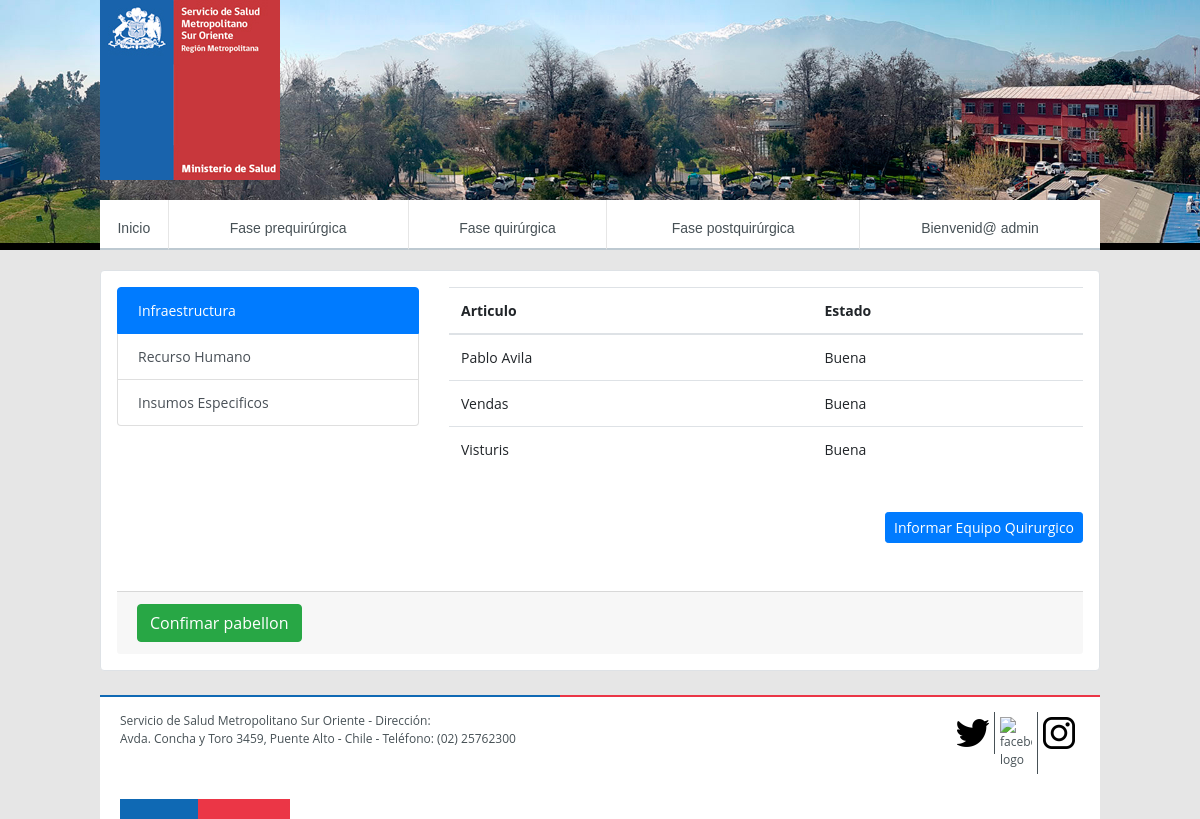
Screenshot of /preparacionpabellon/chequeorecursos/7/ (signed in) with the database file from the repository.
### app/models.py (models this page shows)
class Infraestructura(models.Model):
    id_infraestructura = models.BigAutoField(primary_key=True,verbose_name="Id Infraestructura")
    nombre= models.CharField(max_length=50,verbose_name="Nombre Infraestructura")
    estado=models.CharField(max_length=50,verbose_name="Estado")
    def serializer(self):
        return {
            "id_infraestructura":self.id_infraestructura,
            "nombre":self.nombre,
            "estado":self.estado
        }

### app/views.py (the view)
# urls.py: path('preparacionpabellon/chequeorecursos/<id>/',views.chequeoRecursos,name="chequeoRecursos"),
@login_required
def chequeoRecursos(request , id):
    pabellon = Pabellon.objects.all();
    pabellon= list(map(lambda pabellon: pabellon.serializer(), pabellon))
    infraestructura= Pabellon.objects.get(id_pabellon=id).id_infraestructura.all()
    infraestructura=list(map(lambda infraestructura: infraestructura.serializer(), infraestructura))
    insumo =Pabellon.objects.get(id_pabellon=id).id_insumoEspecifico.all()
    insumo =list(map(lambda insumo: insumo.serializer(), insumo))
    rrhh=Pabellon.objects.get(id_pabellon=id).id_recursohumano
    disponibilidad =Pabellon.objects.get(id_pabellon=id).disponible
    id_pabellon = Pabellon.objects.get(id_pabellon=id).id_pabellon
    malInsumo = Pabellon.objects.get(id_pabellon=id).id_insumoEspecifico.filter(estado='Malas')
    malInsumo =list(map(lambda insumo: insumo.serializer(), malInsumo))
    malInfraestructura= Pabellon.objects.get(id_pabellon=id).id_infraestructura.filter(estado='Malas')
    malInfraestructura= list(map(lambda infraestructura: infraestructura.serializer(), malInfraestructura))
    malRecursoHumano = Pabellon.objects.get(id_pabellon=id).id_recursohumano.estado
    if(len(malInfraestructura) != 0 or len(malInsumo) !=0  or malRecursoHumano=="No asignado"):
        return render(request,'core/chequeo_recursos.html',{"malInfraestructura":malInfraestructura,"malInsumo":malInsumo,"malRecursoHumano":[],"insumo":insumo,"pabellon":pabellon,"infraestructura":infraestructura,"rrhh":rrhh,"disponibilidad":disponibilidad,"id_pabellon":id_pabellon})
    else:
        return render(request,'core/chequeo_recursos.html',{"insumo":insumo,"pabellon":pabellon,"infraestructura":infraestructura,"rrhh":rrhh,"disponibilidad":disponibilidad,"id_pabellon":id_pabellon})

### app/models.py (called while the page is built)
    def __str__(self):
        return self.estado

    def serializer(self):
        return {
            "id_insumoEspecifico":self.id_insumoEspecifico,
            "nombre":self.nombre,
            "estado":self.estado
        }

    def serializer(self):
        return{
            "id_pabellon":self.id_pabellon,
            "nombrePabellon":self.nombrePabellon,
            "disponible":self.disponible,
            "id_doctor":self.id_doctor,
            "id_cirugia":self.id_cirugia,
            "id_insumoEspecifico":self.id_insumoEspecifico,
            "id_recursohumano":self.id_recursohumano,
            "id_infraestructura":self.id_infraestructura
       }

### app/templates/core/chequeo_recursos.html (shortened to what this page needs)
<!DOCTYPE html>
<html lang="es">
  {% load static %}
  <head>
    {% include 'common/head.html' %}
  </head>
  <body>
    {% include 'common/header.html' %}
    <div class="wrap mb-4">
      <div class="card mb-3 m-auto border p-3 col-md" style="max-width: 1000px">
        <div class="row">
          <div class="col-4">
            <div class="list-group" id="list-tab" role="tablist">
              <a
                class="list-group-item list-group-item-action active"
                id="list-home-list"
                data-toggle="list"
                data-target="#list-home"
                role="tab"
                aria-controls="home"
              >
                Infraestructura
              </a>
              <a
                class="list-group-item list-group-item-action"
                id="list-profile-list"
                data-toggle="list"
                data-target="#list-profile"
                role="tab"
                aria-controls="profile"
              >
                Recurso Humano
              </a>
              <a
                class="list-group-item list-group-item-action"
                id="list-messages-list"
                data-toggle="list"
                data-target="#list-messages"
                role="tab"
                aria-controls="messages"
              >
                Insumos Especificos
              </a>
            </div>
          </div>
          <div class="col-8">
            <div class="tab-content" id="nav-tabContent">
              <div
                class="tab-pane fade show active"
                id="list-home"
                role="tabpanel"
                aria-labelledby="list-home-list"
              >
                <div class="table-responsive">
                  <table class="table">
                    <thead>
                      <tr>
                        <th scope="col">Articulo</th>
                        <th scope="col">Estado</th>
                      </tr>
                    </thead>
                    <tbody>
                      {% for item in infraestructura%}
                      <tr>
                        <td>{{item.nombre}}</td>
                        <td>{{item.estado}}</td>
                      </tr>
                      {% endfor %}
                    </tbody>
                  </table>
                </div>
                <button
                  type="button"
                  class="btn btn-primary btn-sm mt-4"
                  data-toggle="modal"
                  data-target="#exampleModal"
                  style="float: right"
                >
                  Informar Equipo Quirurgico
                </button>
              </div>
            </div>
          </div>
        </div>
        <div class="card-footer mt-5">
          {% if malInsumo == null or malInfraestructura == null or malRecursoHumano == null %}
          <button class="btn btn-success" onclick="disponibilizar()">
            Confimar pabellon
          </button>
          {% endif%}
        </div>
      </div>
    </div>
    {% include 'common/footer.html' %} {% include 'common/scripts.html' %}
  </body>
</html>

### app/templates/common/header.html (shortened to what this page needs)
{% load static %}
<header style="background-image:url({% static 'img/header.jpg' %})">
    <div class="wrap">
        <h1 id="logo-main">
            <a href="#">
                <img src="{% static 'img/logo.jpg' %}">
            </a>
        </h1>
        <nav id="menu-principal">
        <ul id="menu-main-menu" class="menu-main">
            <li class="menu-item menu-item-type-custom menu-item-object-custom menu-item-has-children menu-item-13">
                <a href="/">Inicio</a>
            </li>
            <li class="menu-item menu-item-type-custom menu-item-object-custom menu-item-has-children menu-item-15">
                <a href="#">Fase prequirúrgica</a>
            </li>
            <li class="menu-item menu-item-type-custom menu-item-object-custom menu-item-has-children menu-item-3709">
                <a href="#">Fase quirúrgica</a>
            </li>
            <li class="menu-item menu-item-type-custom menu-item-object-custom menu-item-has-children menu-item-3710">
                <a href="#">Fase postquirúrgica</a>
            </li>
            <li class="menu-item menu-item-type-custom menu-item-object-custom menu-item-has-children menu-item-7568">
                {%if user.is_authenticated %}
                    <a href="#">Bienvenid@ {{user.username}}</a>
                {% endif %}
            </li>
        </ul>
    </nav>
    </div>
</header>

### app/static/css/main.css (style rules this page uses)
html { font-family: sans-serif; -ms-text-size-adjust: 100%; -webkit-text-size-adjust: 100%; }
body { margin: 0; }
article, aside, details, figcaption, figure, footer, header, hgroup, main, nav, section, summary { display: block; }
a { background: transparent; }
h1 { font-size: 2em; margin: 0.67em 0; }
img { border: 0; }
button, input, optgroup, select, textarea { color: inherit; font: inherit; margin: 0; }
button { overflow: visible; }
button, select { text-transform: none; }
button, html input[type="button"], input[type="reset"], input[type="submit"] { cursor: pointer; }
table { border-collapse: collapse; border-spacing: 0; }
td, th { padding: 0; }
html { font-size: 100%; }
body { font-family: "Open Sans", sans-serif; background: #e6e6e6; margin: 0 auto; color: #475156; font-size: 14px; -webkit-font-smoothing: antialiased; -moz-osx-font-smoothing: grayscale; }
a { text-decoration: none; color: inherit; -webkit-transition: 0.1s; -moz-transition: 0.1s; -ms-transition: 0.1s; -o-transition: 0.1s; transition: 0.1s; }
menu, ol, ul, li { padding: 0; margin: 0; list-style: none; }
img { max-width: 100%; height: auto; }
a img { display: block; }
* { box-sizing: border-box; -moz-box-sizing: border-box; }
h1, h2, h3, h4, h5, h6 { margin-top: 0; font-family: "gobCL", Tahoma, Verdana, Segoe, sans-serif; }
h1 { font-size: 14px; line-height: 1.4em; font-weight: 500; }
.wrap { width: 1000px; margin: 0 auto; position: relative; }
header { width: 100%; height: 250px; position: relative; background-size: 100% auto; background-repeat: no-repeat; background-position: center; margin: 0 auto 20px; }
header .wrap { height: 100%; }
header h1#logo-main { position: absolute; top: 0; left: 0; margin: 0; }
header h1#logo-main a { display: block; width: 180px; height: auto; }
header h1#logo-main a img { max-width: 100%; height: auto; }
header nav#menu-principal { color: #475156; font-family: "gobCL", Tahoma, Verdana, Segoe, sans-serif; width: 100%; display: table; position: absolute; bottom: 0; left: 0; right: 0; }
header nav#menu-principal ul { background: #fff; display: table-row; padding: 0; margin: 0; }
header nav#menu-principal ul li { margin: 0; display: table-cell; text-align: center; position: relative; }
header nav#menu-principal ul li a { height: 50px; padding: 18px 0 12px 0; display: block; border-right: 1px solid #e6e6e6; border-bottom: 2px solid #bdc9d1; }
header nav#menu-principal ul li:last-child a { border-right: none; }

### rows the page displays
Infraestructura: nombre "Pablo Avila", estado "Buena"
Infraestructura: nombre "Vendas", estado "Buena"
Infraestructura: nombre "Visturis", estado "Buena"

### other values shown
{{ user.username }} "admin"
